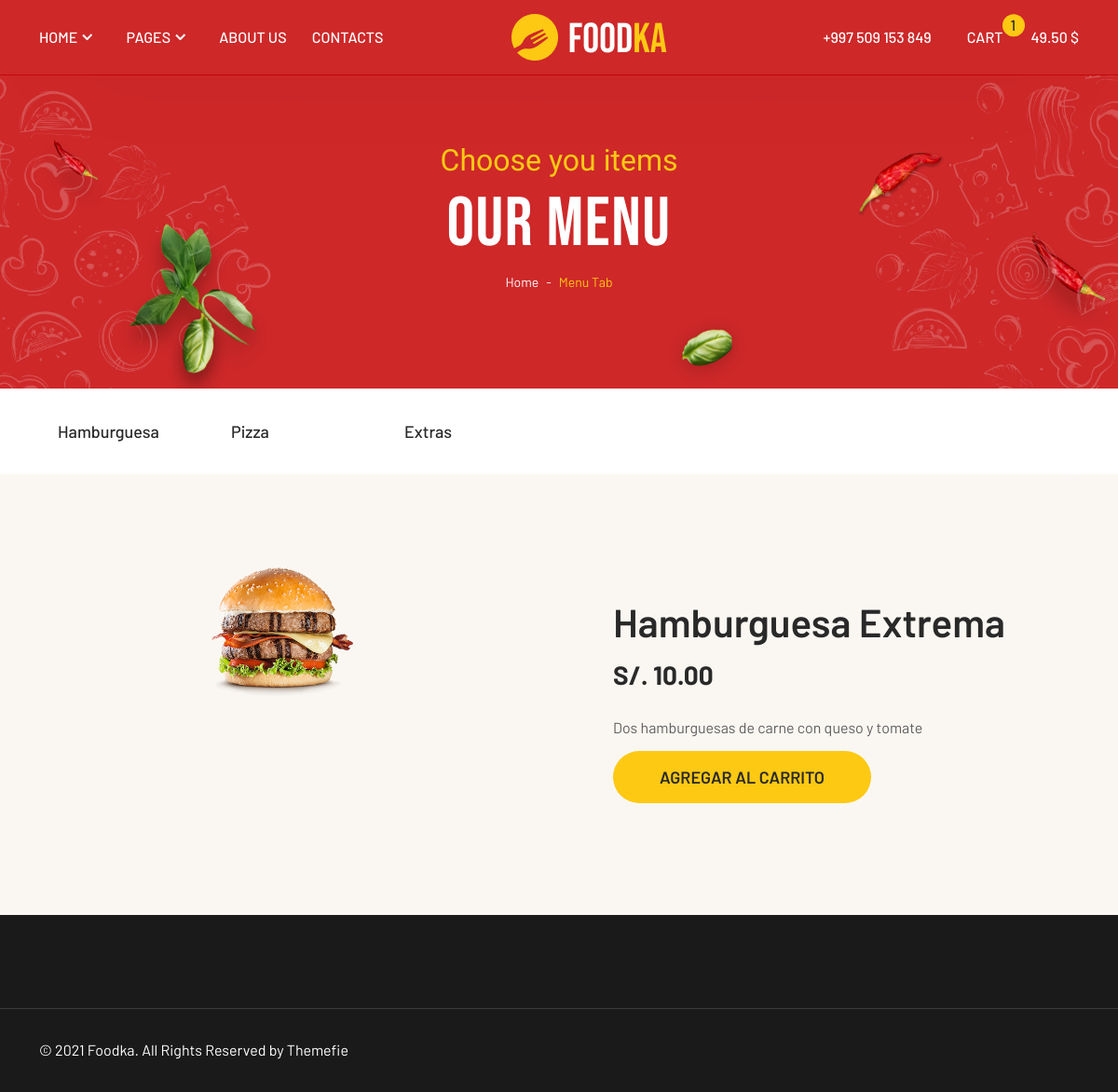
Screenshot of /detalle/1/ with the database file from the repository.
### web/models.py (models this page shows, shortened)
class Categoria(models.Model):
    nombre = models.CharField(max_length=200)
    imagen = models.ImageField(upload_to='categorias',blank=True,null=True)
    pub_date = models.DateTimeField('Fecha Creación')

class Producto(models.Model):
    categoria = models.ForeignKey(Categoria, on_delete=models.CASCADE)
    nombre = models.CharField(max_length=200)
    precio = models.DecimalField(max_digits=6, decimal_places=2)
    stock = models.IntegerField(default=0)
    descripcion = models.CharField(max_length=500)
    imagen = models.ImageField(upload_to='productos', blank=True, null=True)
    pub_date = models.DateTimeField('date published')

### web/views.py (the view)
# urls.py: path('detalle/<int:producto_id>/',views.detalle, name='detalle'),
def detalle(request, producto_id):
    producto = get_object_or_404(Producto, pk=producto_id)
    category_list = Categoria.objects.all()
    return render(request, 'detalle.html', {'producto' : producto, 'category_list' : category_list})

### web/templates/detalle.html
{% extends 'layout.html' %}
{% block content %}
<section class="category-area">
    <div class="container">
        <div class="row justify-content-center">
            <div class="col-lg-12 align-self-center">
                <ul class="category-menu">
                    {% for category in category_list %}
                    <li class="category-wrap"><a href="/categoria/{{category.id}}/"><img src="" alt="">{{category.nombre}}</a>
                    </li>
                    {% endfor %}
                </ul>
            </div>
        </div>
    </div>
</section>
<div class="shop-details-area pd-top-100 pd-bottom-120">
    <div class="container">
        <div class="row justify-content-center">
            <div class="col-md-6">
                <div class="sticy-product">
                    <div style="text-align: center;" class="product-thumbnail-wrapper">
                        <img style="width: 60%;" src="{{ producto.imagen.url }}" alt="img">
                    </div>
                </div>
            </div>
            <div class="col-md-6">
                <div class="shop-item-details">
                    <h2 class="entry-title">{{ producto.nombre }}</h2>
                    <div class="row">
                        <div class="col-lg-6 align-self-center">
                            <h4 class="price">S/. {{ producto.precio }}</h4>
                        </div>
                    </div>
                    <p class="mt-4">{{ producto.descripcion }}</p>
                    <a href="{% url 'web:agregarCarrito' producto.id %}" class="btn btn-secondary">AGREGAR AL CARRITO</a>
                </div>
            </div>
        </div>
    </div>
</div>
{% endblock %}

### web/static/assets/css/responsive.css (style rules this page uses)
@media all and (max-width: 1440px) { .shop-details-area .sticy-product { top: 80px; } }
@media all and (max-width: 1440px) { .shop-item-details { margin-top: 30px; } }
@media all and (max-width: 1440px) { .shop-details-area .product-thumbnail-wrapper { top: 120px; width: 50%; } }
@media all and (max-width: 1440px) { .shop-item-details .entry-title { margin: 10px 0; } }

### rows the page displays
Categoria: nombre "Hamburguesa"
Categoria: nombre "Pizza"
Categoria: nombre "Extras"
Producto: imagen (picture), nombre "Hamburguesa Extrema", precio "10.00", descripcion "Dos hamburguesas de carne con queso y tomate"
